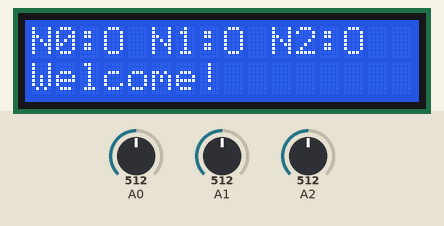
This sketch was run on a simulated Arduino Uno, built with avr-gcc and run on an emulated ATmega328P. On the bench: 16×2 character LCD. Inputs (shaded band) come from the test bench; at power-on: A0 = 512, A1 = 512, A2 = 512. What the sketch prints to the serial monitor is not drawn.

Above: at 1.2 s.
1.3 s: A0 set to 110
4.3 s: A0 set to 89
At 5.6 s:
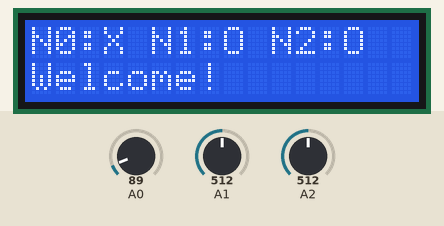
7.3 s: A1 set to 105
8.8 s: A1 set to 91
At 10.1 s:
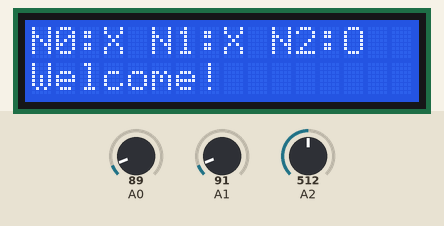
10.4 s: A2 set to 107
11.9 s: A2 set to 95
At 12.5 s:
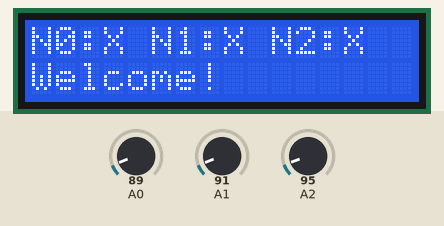
Timing chart, 0 to 14.5 s (numbered marks = the images above; inputs shaded):
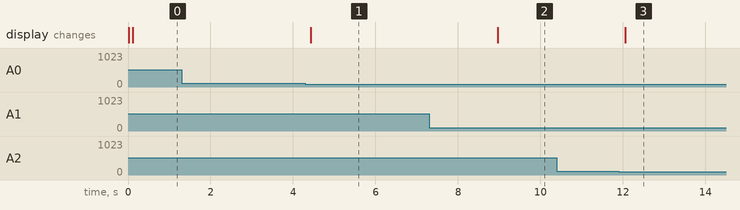

Measured:
- the behaviour switches between 100 and 99 on A0 (found by bisection; images 0 and 1)
- the behaviour switches between 100 and 99 on A1 (found by bisection; images 1 and 2)
- the behaviour switches between 100 and 99 on A2 (found by bisection; images 2 and 3)
- after the input at 1.3 s, every drawn part: stays the same
- after the input at 4.3 s, the display: changes after 0.13 s (image 1)
- after the input at 7.3 s, every drawn part: stays the same
- after the input at 8.8 s, the display: changes after 0.16 s (image 2)
- after the input at 10.4 s, every drawn part: stays the same
- after the input at 11.9 s, the display: changes after 0.16 s (image 3)

The sketch:

Board2.ino
```cpp
#include <LiquidCrystal_I2C.h>

LiquidCrystal_I2C lcd(0x27, 16, 2);
void setup() {

  Serial.begin(9600);
  pinMode(A0, INPUT); // 조도센서 1
  pinMode(A1, INPUT); // 조도센서 2
  pinMode(A2, INPUT); // 조도센서 3

}

void loop() {
  // 조도센서: 차량 주차 여부 확인
  int N0 = analogRead(A0);
  Serial.print("N0: ");
  Serial.println(N0);
  delay(10);

  int N1 = analogRead(A1);
  Serial.print("N1: ");
  Serial.println(N1);
  delay(10);

 int N2 = analogRead(A2);
  Serial.print("N2: ");
  Serial.println(N2);

  // LCD 출력
  lcd.begin();
  lcd.backlight();
  lcd.clear();
  lcd.setCursor(0, 0);
  // 1번째 조도센서
  lcd.print("N0:");
  if (N0 < 100) {
    lcd.print("X ");
  } else {
    lcd.print("O ");
  }

// 2번째 조도센서
  lcd.print("N1:");
  if (N1 < 100) {
    lcd.print("X ");
  } else {
    lcd.print("O ");
    }
  // 3번째 조도센서
  lcd.print("N2:");
  if (N2 < 100) {
    lcd.print("X ");
  } else {
    lcd.print("O ");
  }
  lcd.setCursor(0, 1);
  lcd.print("Welcome!");
  }
```
